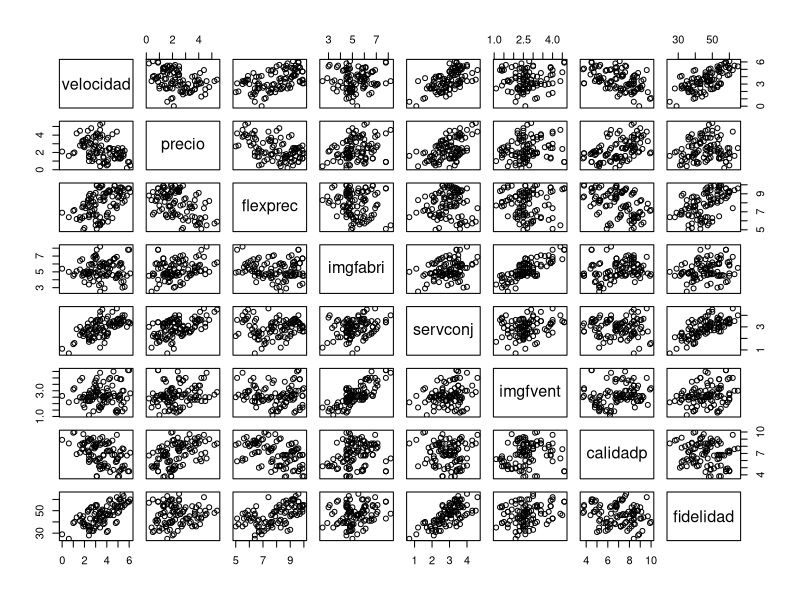
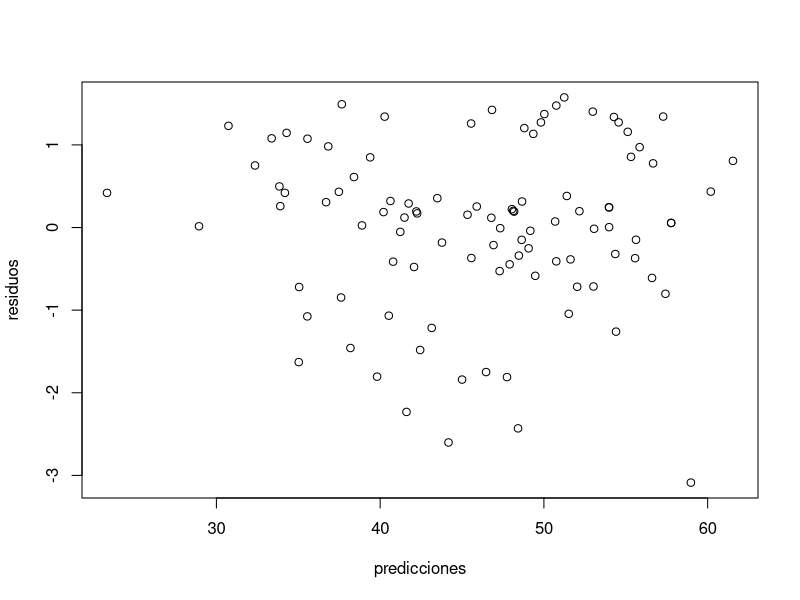
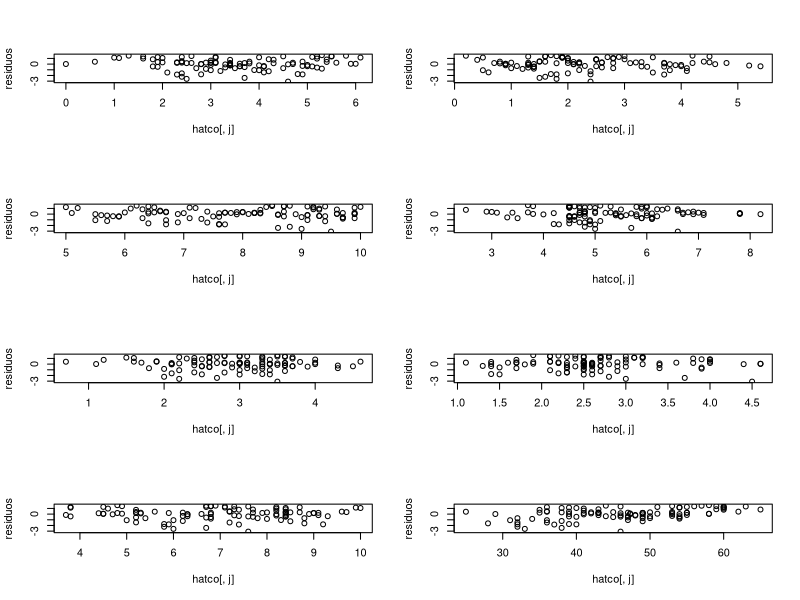
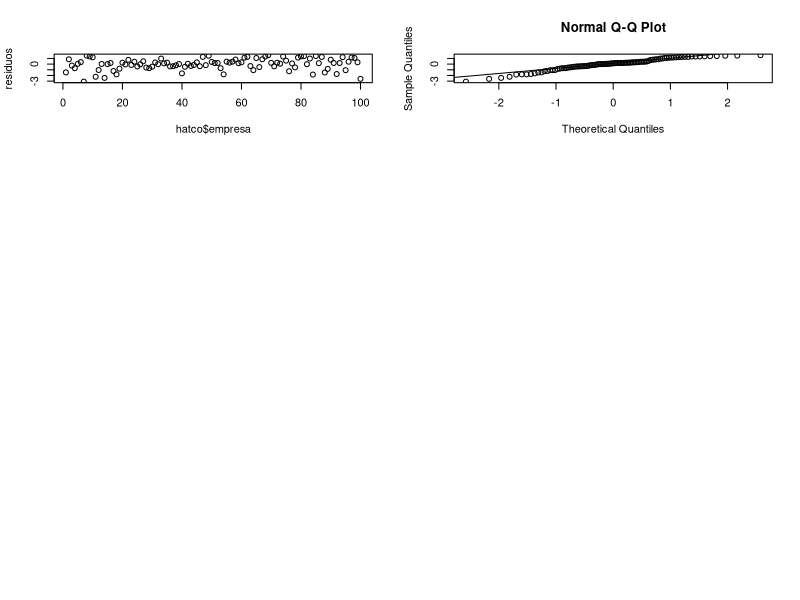
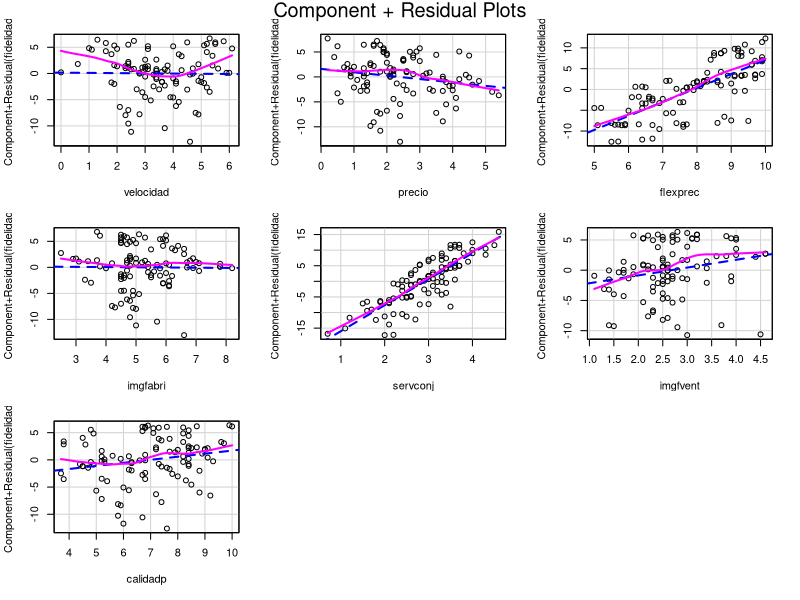
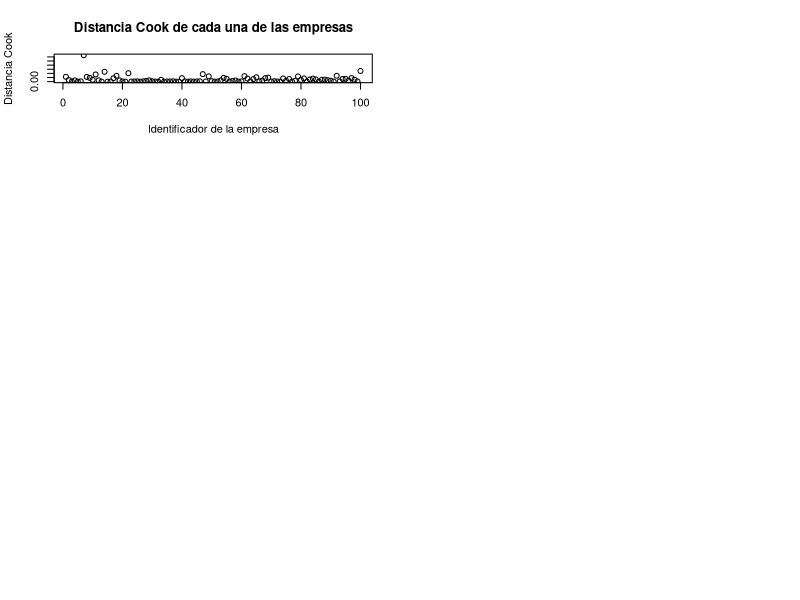
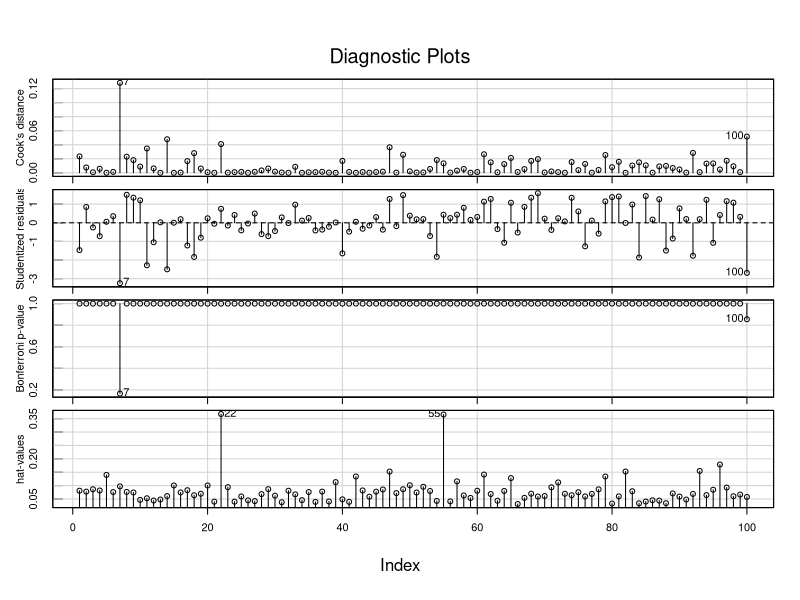
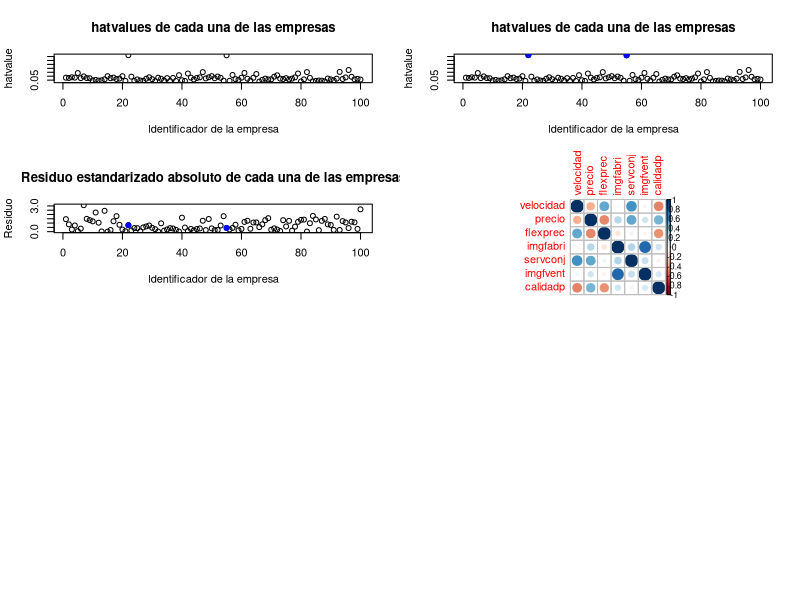

Write R code to recreate these figures, in order.
## ---- chunk 1
hatco <- read.csv("hatco2.csv", header = TRUE, as.is = NA)
## ---- chunk 2
head(hatco, 10)
## ---- chunk 3
str(hatco)
## ---- chunk 4
plot(hatco[,c(6:13)])
## ---- chunk 5
mod1 <- lm(fidelidad~velocidad+precio+flexprec+imgfabri+servconj+imgfvent+calidadp, hatco)
mod1
## ---- chunk 6
print(summary(mod1))
## ---- chunk 7
anovares <- anova(mod1)
anovares
## ---- chunk 8
residuos <- rstandard(mod1)
predicciones <- mod1$fitted.values #' Las predicciones ya nos las da el objeto devuelto por lm
## ---- chunk 9
plot(predicciones, residuos)
## ---- chunk 10
par(mfrow=c(4,2))
for(j in 6:13){
  plot(hatco[, j], residuos)
}
## ---- chunk 11
plot(hatco$empresa, residuos)
## ---- chunk 12
library(lmtest)
dwtest(mod1)
## ---- chunk 13
# Tomamos la media y desviacion de los residuos, porque estos parametros son necesarios para la
# funcion ks.test. Si no pasamos estos parametros, se supone media cero y desviacion 1
# Notar que deberian ser media cero y desviacion uno porque son residuos estandarizados. Pero tomamos
# estos valores por si han ocurrido errores numericos, paliarlos un poco
residuos.mean <- mean(residuos)
residuos.sd <- sd(residuos)


# Especificamos "pnorm" porque es la cdf de la distribucion con la que queremos comprobar
ks.test(residuos, "pnorm", residuos.mean, residuos.sd)
## ---- chunk 14
residuos.mean
residuos.sd
## ---- chunk 15
qqnorm(residuos)

# Usamos qqline para mostrar la linea que deberia seguir los datos para que al distribucion
# siguiese realmente una distribucion normal
qqline(residuos)
## ---- chunk 16
# Esta libreria no viene instalada por defecto, asi que hay que instalarla
# antes de usarla antes de usarla
library(car)

# Cargada la libreria, mostramos la grafica componente mas residuos
crPlots(mod1)
## ---- chunk 17
# Selecciono aquellas filas que cumplen la condicion buscada
empresas_anomalas <- hatco[abs(residuos) > 2.5, ]$empresa
empresas_anomalas
## ---- chunk 18
# Selecciono aquellas filas que cumplen la condicion buscada
empresas_anomalas <- hatco[abs(residuos) > 2, ]$empresa
empresas_anomalas
## ---- chunk 19
distancias <- cooks.distance(mod1)
plot(
     hatco$empresa, distancias,
     main = "Distancia Cook de cada una de las empresas",
     ylab = "Distancia Cook",
     xlab = "Identificador de la empresa"
)
## ---- chunk 20
empresas_distancias_anomalas <- hatco[distancias > 0.05, ]$empresa
empresas_distancias_anomalas
## ---- chunk 21
library(car)
influenceIndexPlot(mod1)
## ---- chunk 22
hatvalues <- hatvalues(mod1)
plot(
    hatco$empresa, hatvalues,
    main = "hatvalues de cada una de las empresas",
    ylab = "hatvalue",
    xlab = "Identificador de la empresa"
)
## ---- chunk 23
empresas_hatvalues_anomalos <- hatco[hatvalues > 0.35, ]$empresa
empresas_hatvalues_anomalos
## ---- chunk 24
# Muestro graficamente estas empresas anomalas
plot(
    hatco$empresa, hatvalues,
    main = "hatvalues de cada una de las empresas",
    ylab = "hatvalue",
    xlab = "Identificador de la empresa"
)

# pch = 21 es para que el circulo salga rellenado y no vacio
points(empresas_hatvalues_anomalos, hatvalues[empresas_hatvalues_anomalos], col = "blue", pch = 19)
## ---- chunk 25
residuos_empresas_muy_influyentes <- residuos[empresas_hatvalues_anomalos]
residuos_empresas_muy_influyentes
## ---- chunk 26
# Muestro los residuos de todas las empresas
plot(
    hatco$empresa, abs(residuos),
    main = "Residuo estandarizado absoluto de cada una de las empresas",
    ylab = "Residuo",
    xlab = "Identificador de la empresa"
)

# Ahora localizo las dos empresas que estamos estudiando
# pch = 21 es para que el circulo salga rellenado y no vacio
points(
    empresas_hatvalues_anomalos, abs(residuos[empresas_hatvalues_anomalos]),
    col = "blue", pch = 19
)
## ---- chunk 27

# Repito este calculo porque hemos usado la misma variable para detectar
# anomalias con 2.0 en vez de con 2.5
empresas_anomalas <- hatco[abs(residuos) > 2.5, ]$empresa

# Filtramos el dataset
hatcoclean <- hatco[hatco$empresa != empresas_anomalas, ]

# Miramos que solo tengamos 98 filas en el dataset limpiado
nrow(hatcoclean)
## ---- chunk 28
mod2 <- lm(fidelidad~velocidad+precio+flexprec+imgfabri+servconj+imgfvent+calidadp, hatcoclean)
mod2
## ---- chunk 29
print(summary(mod2))
## ---- chunk 30
anovares <- anova(mod2)
anovares
## ---- chunk 31
R <- cor(hatcoclean[, 6:12])
R
## ---- chunk 32
library(corrplot)
corrplot(R)
## ---- chunk 33
ai <- eigen(R)$values
cond_val <- sqrt(max(ai) / min(ai))
cond_val
## ---- chunk 34
vif(mod2)
## ---- chunk 35
step(mod2)
## ---- chunk 36
step(mod2, direction = "both")
## ---- chunk 37
mod3 <- step(mod2, direction = "both")
## ---- chunk 38
print(summary(mod3))
## ---- chunk 39
anovares <- anova(mod3)
anovares
